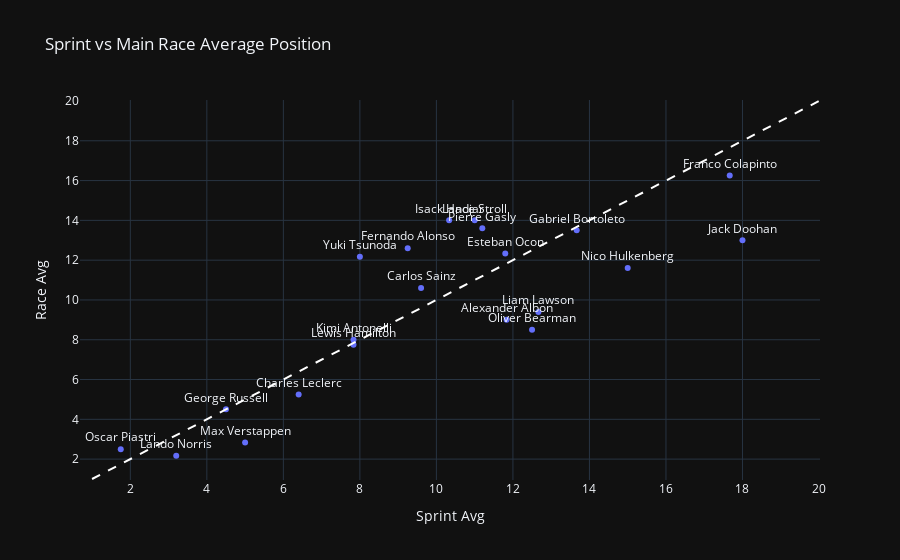

The cell this chart's notebook holds for it:
### Code cell
# Scatter Plot: Sprint vs Main Race Performance Correlation
fig = px.scatter(comparison.reset_index(), x='Sprint Avg', y='Race Avg',
                 text='Driver', title='Sprint vs Main Race Average Position Correlation')
fig.add_shape(type='line', x0=1, y0=1, x1=20, y1=20,
              line=dict(color='white', dash='dash'))
fig.update_traces(textposition='top center')
fig.update_layout(template='plotly_dark')
fig.show()

### Figure 1 — Plotly figure (JSON) as saved in the notebook; plotly's stock layout.template omitted (floating-point values rounded to 4 significant figures)
{"data": [{"hovertemplate": "Sprint Avg=%{x}<br>Race Avg=%{y}<br>Driver=%{text}<extra></extra>", "legendgroup": "", "marker": {"color": "#636efa", "symbol": "circle"}, "mode": "markers+text", "name": "", "orientation": "v", "showlegend": false, "text": ["Alexander Albon", "Carlos Sainz", "Charles Leclerc", "Esteban Ocon", "Fernando Alonso", "Franco Colapinto", "Gabriel Bortoleto", "George Russell", "Isack Hadjar", "Jack Doohan", "Kimi Antonelli", "Lance Stroll", "Lando Norris", "Lewis Hamilton", "Liam Lawson", "Max Verstappen", "Nico Hulkenberg", "Oliver Bearman", "Oscar Piastri", "Pierre Gasly", "Yuki Tsunoda"], "textposition": "top center", "type": "scatter", "x": [11.83, 9.6, 6.4, 11.8, 9.25, 17.67, 13.67, 4.5, 10.33, 18, 7.833, 11, 3.2, 7.833, 12.67, 5, 15, 12.5, 1.75, 11.2, 8], "xaxis": "x", "y": [9, 10.6, 5.25, 12.33, 12.6, 16.25, 13.5, 4.5, 14, 13, 8, 14, 2.167, 7.75, 9.4, 2.833, 11.6, 8.5, 2.5, 13.6, 12.17], "yaxis": "y"}], "layout": {"legend": {"tracegroupgap": 0}, "shapes": [{"line": {"color": "white", "dash": "dash"}, "type": "line", "x0": 1, "x1": 20, "y0": 1, "y1": 20}], "title": {"text": "Sprint vs Main Race Average Position"}, "xaxis": {"anchor": "y", "domain": [0, 1], "title": {"text": "Sprint Avg"}}, "yaxis": {"anchor": "x", "domain": [0, 1], "title": {"text": "Race Avg"}}}}
